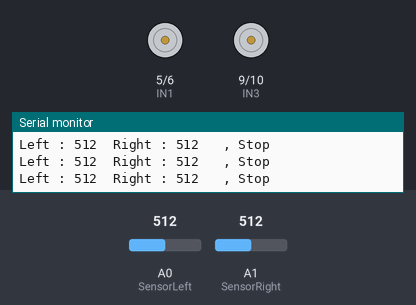
The sketch below on a simulated Arduino Uno, built with avr-gcc and run on an emulated ATmega328P. On the bench: motor-driver pin pairs drawn as motors (green arrow = first pin HIGH = forward, orange = second pin HIGH = backward, longer = more drive), the last lines printed to the serial monitor. The test bench sets the inputs (shaded band); at power-on: A0 (SensorLeft) = 512, A1 (SensorRight) = 512.

Above: at 1.2 s.
1.3 s: A0 (SensorLeft) set to 481
At 1.7 s:
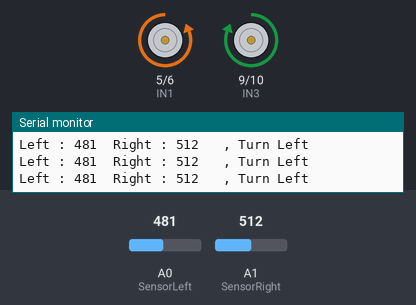
2.8 s: A1 (SensorRight) set to 490
At 4.0 s:
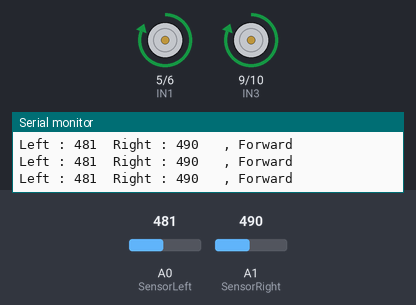
4.3 s: A0 (SensorLeft) set to 510
At 5.3 s:
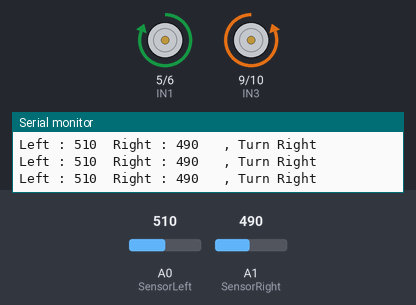
5.8 s: A0 (SensorLeft) set to 490
At 6.3 s:
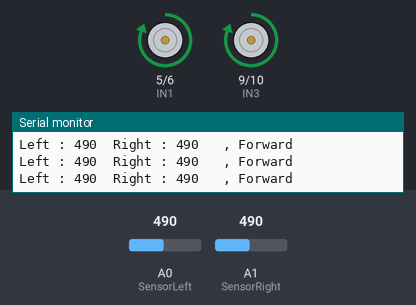
7.3 s: A1 (SensorRight) set to 510
At 8.7 s:
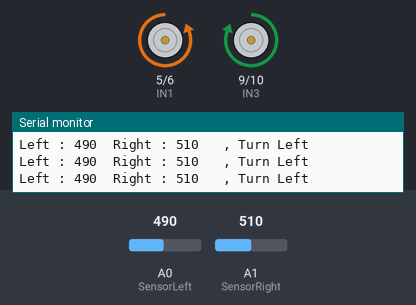
Timing chart, 0 to 10.3 s (numbered marks = the images above; inputs shaded):
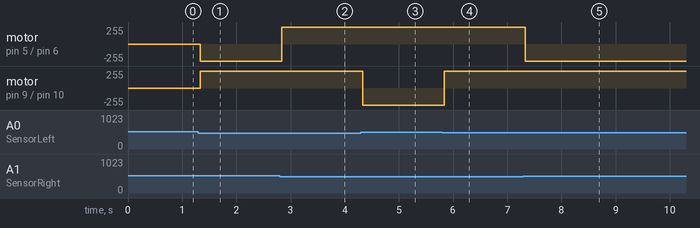

The sketch:

lineTracerByCdS.ino
```cpp
int IN1=5;      // Left Motor Control
int IN2=6;

int IN3=9;      // Right Motor Control
int IN4=10;

const int SensorLeft = A0;
const int SensorRight = A1;    //Right TCRT5000

int SL;    //Left Line Follower
int SR;    //Right Line Follower

void setup() {
  pinMode(IN1,OUTPUT);
  pinMode(IN2,OUTPUT);
  pinMode(IN3,OUTPUT);
  pinMode(IN4,OUTPUT);

  pinMode(SensorLeft, INPUT);
  pinMode(SensorRight, INPUT);
  Serial.begin(9600);
}

void loop() {
  while(1){
    SL = analogRead(SensorLeft);
    SR = analogRead(SensorRight);

    Serial.print("Left : ");
    Serial.print(SL);
    Serial.print("  Right : ");
    Serial.print(SR);

    if (SL < 500 && SR < 500) {
      bothMotorStart();
    } else if (SL > 500 & SR < 500) {
      turnRight();
    } else if (SL < 500 & SR > 500) {
      turnLeft();
    } else {
      stopAllMotor();
    }
  }
}

void bothMotorStart() {
    digitalWrite(IN1,HIGH);
    digitalWrite(IN2,LOW);
    digitalWrite(IN3,HIGH);
    digitalWrite(IN4,LOW);
    Serial.println("   , Forward");
}

void bothMotorBack() {
    digitalWrite(IN1,LOW);
    digitalWrite(IN2,HIGH);
    digitalWrite(IN3,LOW);
    digitalWrite(IN4,HIGH);
    Serial.println("   , Backward");
    }


//모터A,B Stop
void stopAllMotor(){
    digitalWrite(IN1,LOW);
    digitalWrite(IN2,LOW);
    digitalWrite(IN3,LOW);
    digitalWrite(IN4,LOW);
    Serial.println("   , Stop");
}

//모터A 역회전, 모터B 정회전
void turnLeft(){
    digitalWrite(IN1,LOW);
    digitalWrite(IN2,HIGH);
    digitalWrite(IN3,HIGH);
    digitalWrite(IN4,LOW);
    Serial.println("   , Turn Left");
}

//모터A 정회전, 모터B 역회전
void turnRight(){
    digitalWrite(IN1,HIGH);
    digitalWrite(IN2,LOW);
    digitalWrite(IN3,LOW);
    digitalWrite(IN4,HIGH);
    Serial.println("   , Turn Right");
}

//모터A 정회전, 모터B Stop
void motorA_Rotation(){
    digitalWrite(IN1,HIGH);
    digitalWrite(IN2,LOW);
    digitalWrite(IN3,LOW);
    digitalWrite(IN4,LOW);
    Serial.println("   , A_Rotation");
}

//모터A Stop, 모터B 정회전
void motorB_Rotation()
{
    digitalWrite(IN1,LOW);
    digitalWrite(IN2,LOW);
    digitalWrite(IN3,HIGH);
    digitalWrite(IN4,LOW);
    Serial.println("   , B_Rotation");
}

//모터A 역회전, 모터B Stop
void motorA_Reverse(){
    digitalWrite(IN1,LOW);
    digitalWrite(IN2,HIGH);
    digitalWrite(IN3,LOW);
    digitalWrite(IN4,LOW);
    Serial.println("   , A_Reverse");
}

//모터A Stop, 모터B 역회전
void motorB_Reverse() {
    digitalWrite(IN1,LOW);
    digitalWrite(IN2,LOW);
    digitalWrite(IN3,LOW);
    digitalWrite(IN4,HIGH);
    Serial.println("   , B_Reverse");
}
```

Measured:
- the behaviour switches between 500 and 499 on A0 (SensorLeft) (found by bisection; images 0 and 1)
- after the input at 1.3 s, motor on pin 5 (IN1) / pin 6 (IN2): stopped → backward 255/255 at once; motor on pin 9 (IN3) / pin 10 (IN4): stopped → forward 255/255 at once
- after the input at 2.8 s, motor on pin 5 (IN1) / pin 6 (IN2): backward 255/255 → forward 255/255 at once
- after the input at 4.3 s, motor on pin 9 (IN3) / pin 10 (IN4): forward 255/255 → backward 255/255 at once
- after the input at 5.8 s, motor on pin 9 (IN3) / pin 10 (IN4): backward 255/255 → forward 255/255 at once
- after the input at 7.3 s, motor on pin 5 (IN1) / pin 6 (IN2): forward 255/255 → backward 255/255 at once
